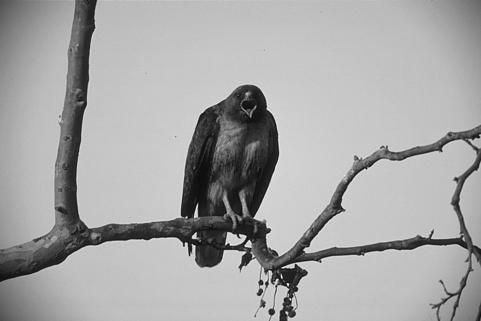
#> input picture gt_image and original image/42049.jpg, 481 x 321 px, found by its file name
$ jupyter execute Mini_project.ipynb
#> lines starting #> are read from the running program, lines starting #| are printed output that depends on the picture; after the words box and inside, x2 and y2 are one past the last pixel; in counts of white or black regions, pixels touching at a corner belong together; long printed decimals are rounded
[cell 1]
import numpy as np
import matplotlib.pyplot as plt
from skimage import io,color
import os
import skimage.io as pp
from skimage.morphology import erosion, dilation, opening, closing, white_tophat
from skimage.morphology import disk, rectangle, square
selem = square(1)

[cell 2]
img = io.imread('42049.jpg')
#> img is the input picture: shape (321, 481); min 0, max 249, mean 166.1

img4 = io.imread('42049.bmp')
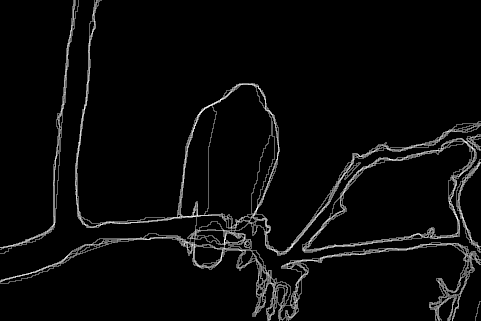
#> input picture gt_image and original image/42049.bmp, 481 x 321 px, found by its file name
#> img4 is the input picture: shape (321, 481); min 0, max 252, mean 9.6

[cell 3]
# applying fourier tranformation to convert the image into frequency domain and cutting the low frequency components to enhance edges or high variance in intensity.
f = np.fft.fft2(img)
fshift = np.fft.fftshift(f)

magnitude_spectrum = 20*np.log(np.abs(fshift))
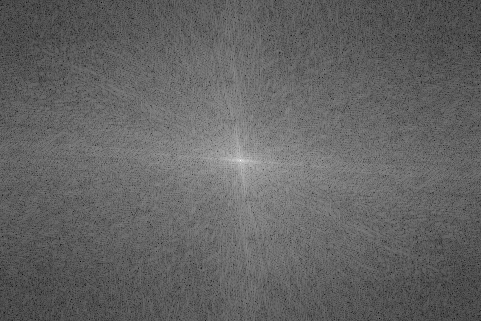
#> magnitude_spectrum: shape (321, 481) float64; min 34.28, max 341.2, mean 154.6; drawn with min black and max white

#plt.imshow(magnitude_spectrum, cmap='gray')
#plt.show()
rows, cols = img.shape
#> rows = 321; cols = 481
crow,ccol = int(rows/2) , int(cols/2)
#> crow = 160; ccol = 240
fshift[crow-4:crow+4, ccol-4:ccol+4] = 0
f_ishift = np.fft.ifftshift(fshift)

img_back = np.fft.ifft2(f_ishift)

img_back = np.abs(img_back)
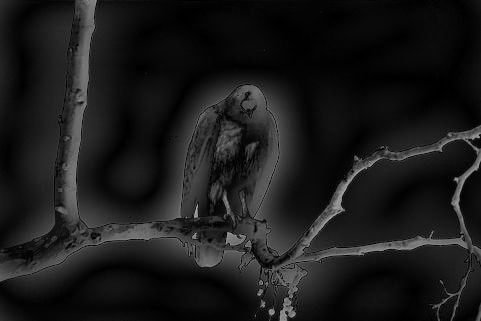
#> img_back: shape (321, 481) float64; min 0.0261, max 177.7, mean 26.8
plt.imshow(img_back, cmap="gray")
plt.show()

[cell 4]
# fourier transformed image
img2=np.copy(img_back)
# image without high pass filter
img5=np.copy(img)
print(img2.shape)
#| (321, 481)
# using mark function to check the change in intensity of 8 -nearest neighbour of every pixel to identify the pixel is boundary pixel or not. Here intensity difference to identify a pixel as boundarty pixel is taken as 50.
def  mark(img2,img3,i,j):
    a = (img2[i][j]-50)
    b = (img2[i][j]+50)
    if(((i-1)>=0) and ((j-1)>=0) and ((img2[i-1][j-1] <a) or (img2[i-1][j-1] >b))):
        img3[i][j]=255
        return img3
    if(((i-1)>=0) and ((img2[i-1][j] <a) or (img2[i-1][j] >b))):
        img3[i][j]=255
        return img3
    if(((i-1)>=0) and ((j+1)<=(img2.shape[1]-1)) and ((img2[i-1][j+1] <a) or (img2[i-1][j+1] >b))):
        img3[i][j]=255
        return img3
    if(((j-1)>=0) and ((img2[i][j-1] <a) or (img2[i][j-1] >b))):
        img3[i][j]=255
        return img3
    if(((j+1)<=(img2.shape[1]-1)) and ((img2[i][j+1] <a) or (img2[i][j+1] >b))):
        img3[i][j]=255
        return img3
    if(((i+1)<=(img2.shape[0]-1)) and ((j-1)>=0) and ((img2[i+1][j-1] <a) or (img2[i+1][j-1] >b))):
        img3[i][j]=255
        return img3
    if(((i+1)<=(img2.shape[0]-1)) and ((img2[i+1][j] <a) or (img2[i+1][j] >b))):
        img3[i][j]=255
        return img3
    if(((i+1)<=(img2.shape[0]-1)) and ((j+1)<=(img2.shape[1]-1)) and ((img2[i+1][j+1] <a) or (img2[i+1][j+1] >b))):
        img3[i][j]=255
        return img3

    img3[i][j]=0
    return img3

[cell 5]
# making copy of high pass filtered image.
img3=np.copy(img2)
# making copy of normal image.
img6= np.copy(img5)
#  applying algorithm on filtered image followed by closing morphological operator(dilation fllowed by erosion).
for i in range(img2.shape[0]):
    for j in range(img2.shape[1]):

        mark(img2,img3,i,j)
#> this loop made 321 passes

dilated = dilation(img3, selem)
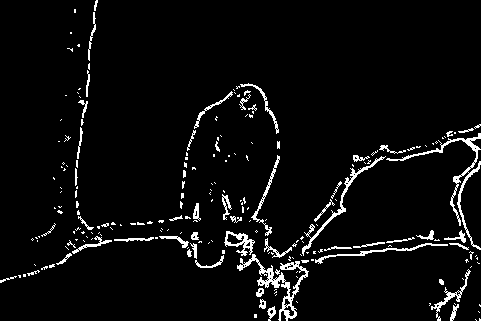
#> dilated: shape (321, 481) float64; 4.7% white in thin lines or dots
erosion2 = erosion(dilated, selem)
img1=erosion2
# applying same algorithm on normal image followed by closing morphological operator.
for i in range(img5.shape[0]):
    for j in range(img5.shape[1]):

        mark(img5,img6,i,j)

dilated1 = dilation(img6, selem)
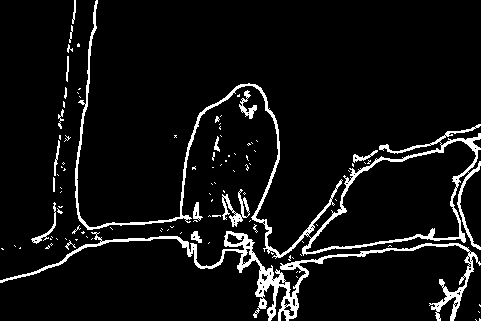
#> dilated1: shape (321, 481); 6.8% white; 105 white regions (85 under 20 px), largest, box (x1, y1, x2, y2) and area: (75, 0, 481, 259) 4708, (0, 231, 481, 321) 3924, (222, 189, 250, 227) 362
erosion1 = erosion(dilated1, selem)
img7=erosion1
# displaying the result on filtered image.
plt.imshow(img1, cmap="gray")
plt.show()

[cell 6]
# displaying the result on normal image.

plt.imshow(img7,cmap="gray")
plt.show()

[cell 7]
# printing the recall, precision and fscore on normal image.

fp1 = float(np.count_nonzero(np.greater(img4, img6)))
fn1 = float(np.count_nonzero(np.greater(img6, img4)))
tp1 = float(np.count_nonzero(np.logical_and(np.equal(img4, img6), np.equal(img4, np.zeros((len(img6), len(img3[0])))))))
recall1 = float(tp1/(tp1+fn1))
precision1 = float(tp1/(tp1+fp1))
fscore1 = (2*recall1*precision1)/(precision1+recall1)
print(recall1, precision1, fscore1)
#| 0.93 0.9628 0.9461

[cell 8]
# printing the recall, precision and fscore on filterd image.

fp = float(np.count_nonzero(np.greater(img4, img3)))
fn = float(np.count_nonzero(np.greater(img3, img4)))
tp = float(np.count_nonzero(np.logical_and(np.equal(img4, img3), np.equal(img4, np.zeros((len(img3), len(img3[0])))))))
recall = float(tp/(tp+fn))
precision = float(tp/(tp+fp))
fscore = float((2*recall*precision)/(precision+recall))
print(recall, precision, fscore)
#| 0.9507 0.9511 0.9509
